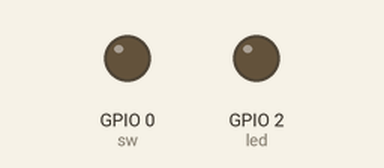
Recording of a program running on a simulated ESP8266 board running MicroPython. Parts: output pins drawn as LEDs (lit = HIGH, except the on-board LED, lit = LOW). Library files of the repository ran but are not shown: 1 file(s).

Above: at 15.0 s.
At 32.0 s:
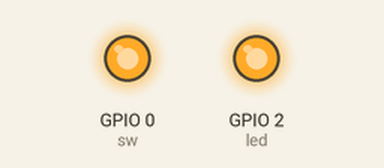
Timing chart, 0 to 44.2 s (numbered marks = the images above):
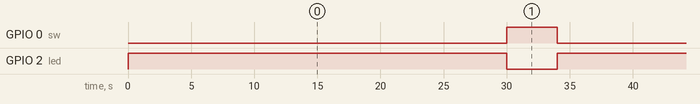

Measured:
- by itself, GPIO 0 (sw): alternates HIGH for 4.0 s and LOW for 30.0 s
- by itself, GPIO 2 (led): alternates HIGH for 30.0 s and LOW for 4.0 s

The program:

main.py
```python
from machine import Pin
import time

#print("start!!!!!!!!!!!!!!!!!!")

led = Pin(2,Pin.OUT)
sw = Pin(0,Pin.OUT)

def close():
    sw.on()
    led.off()

def open():
    sw.off()
    led.on()

while 1:
    open()
    time.sleep(30)
    close()
    time.sleep(4)
```
